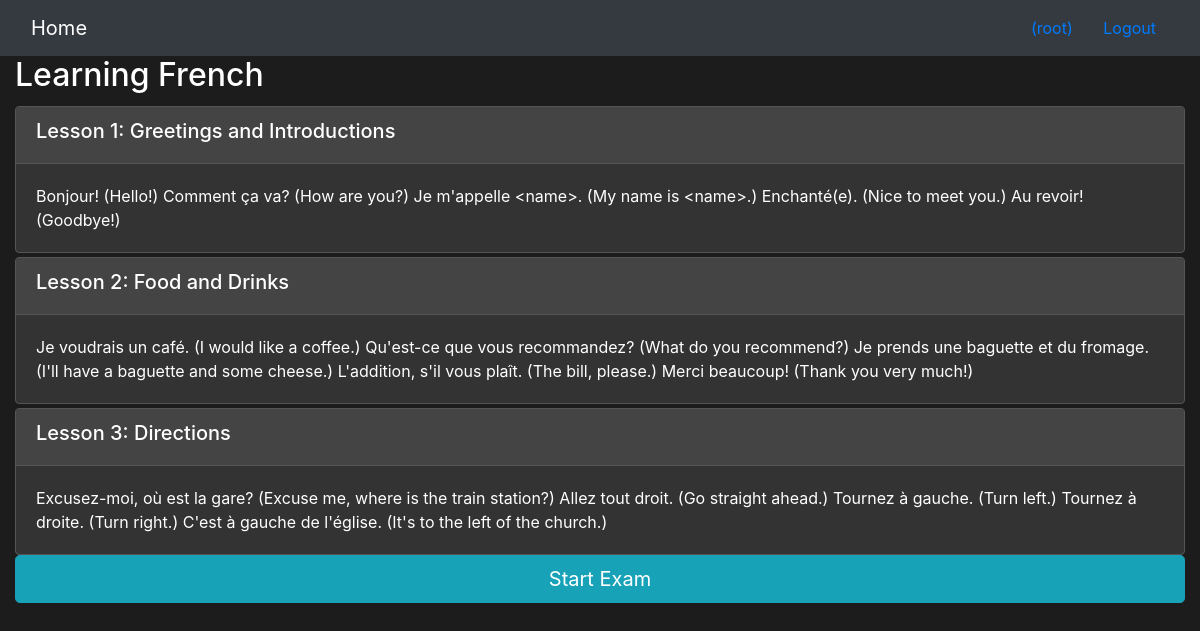
/onlinecourse/1/ (signed in), run on the app's committed database.
### onlinecourse/models.py (models this page shows, shortened)
class Course(models.Model):
    name = models.CharField(null=False, max_length=30, default='online course')
    image = models.ImageField(upload_to='course_images/')
    description = models.CharField(max_length=1000)
    pub_date = models.DateField(null=True)
    instructors = models.ManyToManyField(Instructor)
    users = models.ManyToManyField(settings.AUTH_USER_MODEL, through='Enrollment')
    total_enrollment = models.IntegerField(default=0)
    is_enrolled = False

class Lesson(models.Model):
    title = models.CharField(max_length=200, default="title")
    order = models.IntegerField(default=0)
    course = models.ForeignKey(Course, on_delete=models.CASCADE)
    content = models.TextField()

### onlinecourse/views.py (the view)
# urls.py: path('<int:pk>/', views.CourseDetailView.as_view(), name='course_details'),
class CourseDetailView(generic.DetailView):
    model = Course
    template_name = 'onlinecourse/course_detail_bootstrap.html'

### onlinecourse/templates/onlinecourse/course_detail_bootstrap.html (shortened to what this page needs)
<!DOCTYPE html>
<html lang="en">
<head>
    {% load static %}
    <link rel="stylesheet" href="https://maxcdn.bootstrapcdn.com/bootstrap/4.5.2/css/bootstrap.min.css">
</head>
<body>
<nav class="navbar navbar-dark bg-dark">
    <div class="container-fluid">
        <div class="navbar-header">
            <a class="navbar-brand" href="{% url 'onlinecourse:index' %}">Home</a>
        </div>
        <ul class="nav navbar-nav navbar-right">
            {% if user.is_authenticated %}
                <li>
                    <a class="btn btn-link" href="#">{{ user.first_name }}({{ user.username }})</a>
                    <a class="btn btn-link" href="{% url 'onlinecourse:logout' %}">Logout</a>
                </li>
            {% endif %}
        </ul>
    </div>
</nav>
<div class="container-fluid">
    <h2>{{ course.name }}</h2>
    <div class="card-columns-vertical">
        {% for lesson in course.lesson_set.all %}
            <div class="card mt-1">
                <div class="card-header"><h5>Lesson {{ lesson.order|add:1 }}: {{ lesson.title }}</h5></div>
                <div class="card-body">{{ lesson.content }}</div>
            </div>
        {% endfor %}
    </div>
    {% if user.is_authenticated %}
        <button type="button" class="btn btn-info btn-lg btn-block" data-toggle="collapse" data-target="#exam">
            Start Exam
        </button>
    {% endif %}
</div>
</body>
</html>

### onlinecourse/templates/onlinecourse/course_detail_bootstrap.html (style rules this page uses)
body { background-color: #1c1c1c; color: #fff; }
.navbar { background-color: #444444; color: #fff; }
.navbar-brand { color: #fff; }
.card { background-color: #333333; border-color: #555555; color: #fff; }
.card-header { background-color: #444444; border-color: #555555; color: #fff; }
.card-columns-vertical { column-count: 1; }

### data on the page
Course: name "Learning French"
Lesson: order|add "1", title "Greetings and Introductions", content "Bonjour! (Hello!) Comment ça va? (How are you?) Je m'appelle <name>. (My name is <name>.) Enchanté(e). (Nice to meet you.) Au revoir! (Goodbye!)"
Lesson: order|add "2", title "Food and Drinks", content "Je voudrais un café. (I would like a coffee.) Qu'est-ce que vous recommandez? (What do you recommend?) Je prends une baguette et du fromage. (I'll have a baguette and some cheese.) L'addition, s'il vous plaît. (The bill, please.) Merci beaucoup! (Thank you very much!)"
Lesson: order|add "3", title "Directions", content "Excusez-moi, où est la gare? (Excuse me, where is the train station?) Allez tout droit. (Go straight ahead.) Tournez à gauche. (Turn left.) Tournez à droite. (Turn right.) C'est à gauche de l'église. (It's to the left of the church.)"

### other printed values
{{ user.username }} "root"
